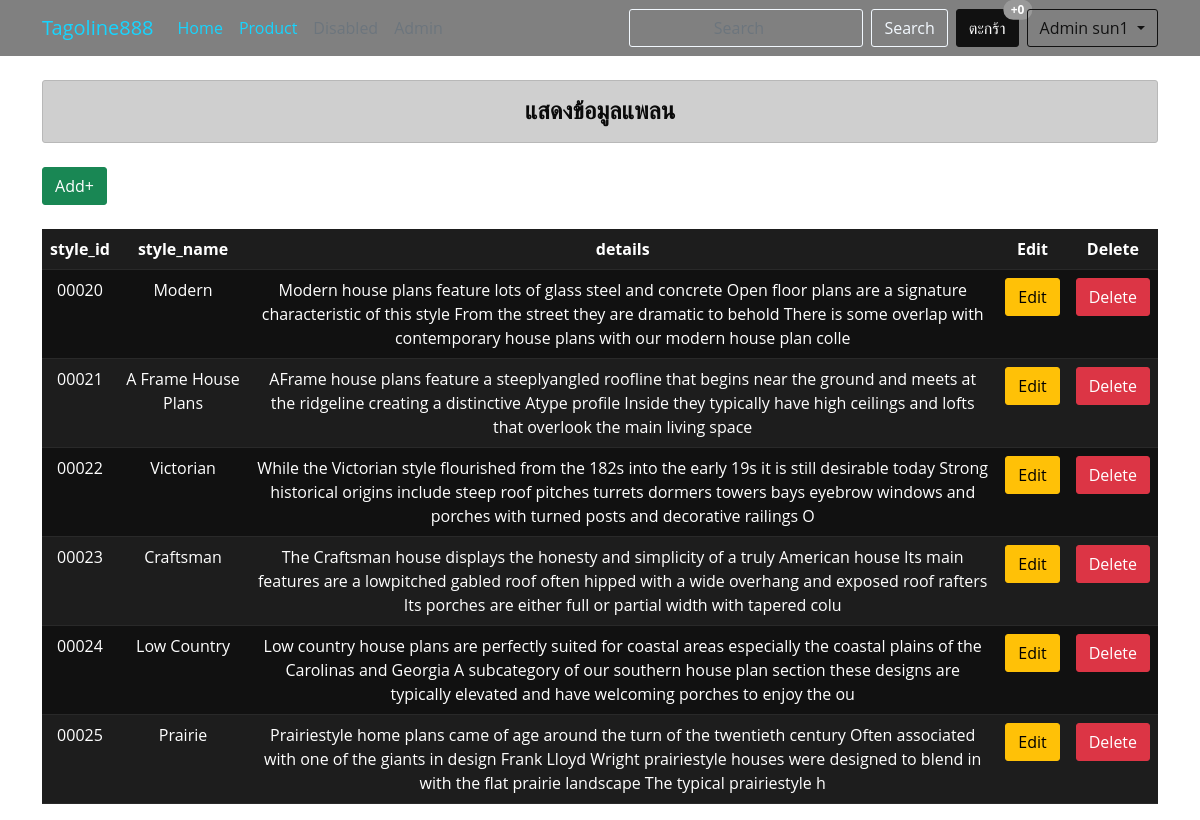
Screenshot of /sad/show_plan.php (signed in) with the database file from the repository.
### tables this page shows
CREATE TABLE `style` (
  `S_id` int(5) UNSIGNED ZEROFILL NOT NULL,
  `S_name` varchar(20) NOT NULL,
  `details` varchar(250) NOT NULL
);

### sad/show_plan.php (the view, shortened to what this page needs)
<!DOCTYPE html>
<html lang="en">
<head>
    <link href="bootstrap/css/bootstrap.min.css" rel="stylesheet" >
</head>
<body>
	<?php include 'menu.php';?>
	<div class="container">
		<div class="h4 text-center alert alert-dark mb-4 mt-4" role="alert"> แสดงข้อมูลแพลน </div>
		<a href="fr_plan.php" class="btn btn-success mb-4">Add+</a>
		<table class="text-center table table-dark table-striped">
				<tr>
						<th>style_id</th>
						<th>style_name</th>
						<th>details</th>
						<th>Edit</th>
						<th>Delete</th>
				</tr>
			<?php
				$sql="select * from style ";
				$result=mysqli_query($conn,$sql);
				while($row=mysqli_fetch_array($result)){
				?>
						<tr class="text-center">
								<td ><?=$row["S_id"]?></td>
								<td><?=$row["S_name"]?></td>
								<td><?=$row["details"]?></td>
								<td><a href="edit_plan.php?type=<?=$row["S_id"]?>" class="btn btn-warning mb-4">Edit</a></td>
								<td><a href="delete/delete_plan.php?type=<?=$row["S_id"]?>" class="btn btn-danger mb-4" onclick="Del(this.href);return false;">Delete</a></td>
					</tr>
				<?php
				}
			?>
		</table>
	</div>
</body>
</html>

### rows the page displays
style: S_id "00020", S_name "Modern", details "Modern house plans feature lots of glass steel and concrete Open floor plans are a signature characteristic of this style From the street they are dramatic to behold There is some overlap with contemporary house plans with our modern house plan colle"
style: S_id "00021", S_name "A Frame House Plans", details "AFrame house plans feature a steeplyangled roofline that begins near the ground and meets at the ridgeline creating a distinctive Atype profile Inside they typically have high ceilings and lofts that overlook the main living space"
style: S_id "00022", S_name "Victorian", details "While the Victorian style flourished from the 182s into the early 19s it is still desirable today Strong historical origins include steep roof pitches turrets dormers towers bays eyebrow windows and porches with turned posts and decorative railings O"
style: S_id "00023", S_name "Craftsman", details "The Craftsman house displays the honesty and simplicity of a truly American house Its main features are a lowpitched gabled roof often hipped with a wide overhang and exposed roof rafters Its porches are either full or partial width with tapered colu"
style: S_id "00024", S_name "Low Country", details "Low country house plans are perfectly suited for coastal areas especially the coastal plains of the Carolinas and Georgia A subcategory of our southern house plan section these designs are typically elevated and have welcoming porches to enjoy the ou"
style: S_id "00025", S_name "Prairie", details "Prairiestyle home plans came of age around the turn of the twentieth century Often associated with one of the giants in design Frank Lloyd Wright prairiestyle houses were designed to blend in with the flat prairie landscape The typical prairiestyle h"

### other values shown
$_SESSION["sum_row"] "0"
$_SESSION["firstname"] "sun1"
